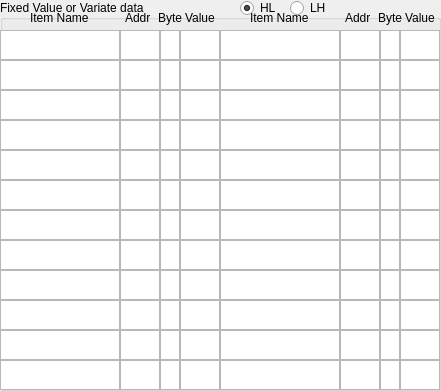
    <widget class="QGroupBox" name="groupBox_12">
     <property name="geometry">
      <rect>
       <x>0</x>
       <y>0</y>
       <width>441</width>
       <height>391</height>
      </rect>
     </property>
     <property name="title">
      <string>Fixed Value or Variate data</string>
     </property>
     <widget class="QTextEdit" name="OIS_info21">
      <property name="geometry">
       <rect>
        <x>220</x>
        <y>30</y>
        <width>120</width>
        <height>30</height>
       </rect>
      </property>
     </widget>
     <widget class="QTextEdit" name="OIS_info12">
      <property name="geometry">
       <rect>
        <x>120</x>
        <y>30</y>
        <width>40</width>
        <height>30</height>
       </rect>
      </property>
     </widget>
     <widget class="QTextEdit" name="OIS_info13">
      <property name="geometry">
       <rect>
        <x>160</x>
        <y>30</y>
        <width>20</width>
        <height>30</height>
       </rect>
      </property>
     </widget>
     <widget class="QTextEdit" name="OIS_info23">
      <property name="geometry">
       <rect>
        <x>380</x>
        <y>30</y>
        <width>20</width>
        <height>30</height>
       </rect>
      </property>
     </widget>
     <widget class="QTextEdit" name="OIS_info22">
      <property name="geometry">
       <rect>
        <x>340</x>
        <y>30</y>
        <width>40</width>
        <height>30</height>
       </rect>
      </property>
     </widget>
     <widget class="QTextEdit" name="OIS_info11">
      <property name="geometry">
       <rect>
        <x>0</x>
        <y>30</y>
        <width>120</width>
        <height>30</height>
       </rect>
      </property>
     </widget>
     <widget class="QLabel" name="label_54">
      <property name="geometry">
       <rect>
        <x>30</x>
        <y>10</y>
        <width>61</width>
        <height>16</height>
       </rect>
      </property>
      <property name="text">
       <string>Item Name</string>
      </property>
     </widget>
     <widget class="QLabel" name="label_70">
      <property name="geometry">
       <rect>
        <x>125</x>
        <y>10</y>
        <width>25</width>
        <height>16</height>
       </rect>
      </property>
      <property name="text">
       <string>Addr</string>
      </property>
     </widget>
     <widget class="QLabel" name="label_71">
      <property name="geometry">
       <rect>
        <x>250</x>
        <y>10</y>
        <width>61</width>
        <height>16</height>
       </rect>
      </property>
      <property name="text">
       <string>Item Name</string>
      </property>
     </widget>
     <widget class="QLabel" name="label_73">
      <property name="geometry">
       <rect>
        <x>345</x>
        <y>10</y>
        <width>25</width>
        <height>16</height>
       </rect>
      </property>
      <property name="text">
       <string>Addr</string>
      </property>
     </widget>
     <widget class="QTextEdit" name="OIS_info41">
      <property name="geometry">
       <rect>
        <x>220</x>
        <y>60</y>
        <width>120</width>
        <height>30</height>
       </rect>
      </property>
     </widget>
     <widget class="QTextEdit" name="OIS_info32">
      <property name="geometry">
       <rect>
        <x>120</x>
        <y>60</y>
        <width>40</width>
        <height>30</height>
       </rect>
      </property>
     </widget>
     <widget class="QTextEdit" name="OIS_info31">
      <property name="geometry">
       <rect>
        <x>0</x>
        <y>60</y>
        <width>120</width>
        <height>30</height>
       </rect>
      </property>
     </widget>
     <widget class="QTextEdit" name="OIS_info42">
      <property name="geometry">
       <rect>
        <x>340</x>
        <y>60</y>
        <width>40</width>
        <height>30</height>
       </rect>
      </property>
     </widget>
     <widget class="QTextEdit" name="OIS_info43">
      <property name="geometry">
       <rect>
        <x>380</x>
        <y>60</y>
        <width>20</width>
        <height>30</height>
       </rect>
      </property>
     </widget>
     <widget class="QTextEdit" name="OIS_info33">
      <property name="geometry">
       <rect>
        <x>160</x>
        <y>60</y>
        <width>20</width>
        <height>30</height>
       </rect>
      </property>
     </widget>
     <widget class="QTextEdit" name="OIS_info61">
      <property name="geometry">
       <rect>
        <x>220</x>
        <y>90</y>
        <width>120</width>
        <height>30</height>
       </rect>
      </property>
     </widget>
     <widget class="QTextEdit" name="OIS_info52">
      <property name="geometry">
       <rect>
        <x>120</x>
        <y>90</y>
        <width>40</width>
        <height>30</height>
       </rect>
      </property>
     </widget>
     <widget class="QTextEdit" name="OIS_info51">
      <property name="geometry">
       <rect>
        <x>0</x>
        <y>90</y>
        <width>120</width>
        <height>30</height>
       </rect>
      </property>
     </widget>
     <widget class="QTextEdit" name="OIS_info62">
      <property name="geometry">
       <rect>
        <x>340</x>
        <y>90</y>
        <width>40</width>
        <height>30</height>
       </rect>
      </property>
     </widget>
     <widget class="QTextEdit" name="OIS_info63">
      <property name="geometry">
       <rect>
        <x>380</x>
        <y>90</y>
        <width>20</width>
        <height>30</height>
       </rect>
      </property>
     </widget>
     <widget class="QTextEdit" name="OIS_info53">
      <property name="geometry">
       <rect>
        <x>160</x>
        <y>90</y>
        <width>20</width>
        <height>30</height>
       </rect>
      </property>
     </widget>
     <widget class="QTextEdit" name="OIS_info81">
      <property name="geometry">
       <rect>
        <x>220</x>
        <y>120</y>
        <width>120</width>
        <height>30</height>
       </rect>
      </property>
     </widget>
     <widget class="QTextEdit" name="OIS_info72">
      <property name="geometry">
       <rect>
        <x>120</x>
        <y>120</y>
        <width>40</width>
        <height>30</height>
       </rect>
      </property>
     </widget>
     <widget class="QTextEdit" name="OIS_info71">
      <property name="geometry">
       <rect>
        <x>0</x>
        <y>120</y>
        <width>120</width>
        <height>30</height>
       </rect>
      </property>
     </widget>
     <widget class="QTextEdit" name="OIS_info82">
      <property name="geometry">
       <rect>
        <x>340</x>
        <y>120</y>
        <width>40</width>
        <height>30</height>
       </rect>
      </property>
     </widget>
     <widget class="QTextEdit" name="OIS_info83">
      <property name="geometry">
       <rect>
        <x>380</x>
        <y>120</y>
        <width>20</width>
        <height>30</height>
       </rect>
      </property>
     </widget>
     <widget class="QTextEdit" name="OIS_info73">
      <property name="geometry">
       <rect>
        <x>160</x>
        <y>120</y>
        <width>20</width>
        <height>30</height>
       </rect>
      </property>
     </widget>
     <widget class="QTextEdit" name="OIS_info92">
      <property name="geometry">
       <rect>
        <x>120</x>
        <y>150</y>
        <width>40</width>
        <height>30</height>
       </rect>
      </property>
     </widget>
     <widget class="QTextEdit" name="OIS_info91">
      <property name="geometry">
       <rect>
        <x>0</x>
        <y>150</y>
        <width>120</width>
        <height>30</height>
       </rect>
      </property>
     </widget>
     <widget class="QTextEdit" name="OIS_info93">
      <property name="geometry">
       <rect>
        <x>160</x>
        <y>150</y>
        <width>20</width>
        <height>30</height>
       </rect>
      </property>
     </widget>
     <widget class="QTextEdit" name="OIS_info103">
      <property name="geometry">
       <rect>
        <x>380</x>
        <y>150</y>
        <width>20</width>
        <height>30</height>
       </rect>
      </property>
     </widget>
     <widget class="QTextEdit" name="OIS_info102">
      <property name="geometry">
       <rect>
        <x>340</x>
        <y>150</y>
        <width>40</width>
        <height>30</height>
       </rect>
      </property>
     </widget>
     <widget class="QTextEdit" name="OIS_info101">
      <property name="geometry">
       <rect>
        <x>220</x>
        <y>150</y>
        <width>120</width>
        <height>30</height>
       </rect>
      </property>
     </widget>
     <widget class="QTextEdit" name="OIS_info112">
      <property name="geometry">
       <rect>
        <x>120</x>
        <y>180</y>
        <width>40</width>
        <height>30</height>
       </rect>
      </property>
     </widget>
     <widget class="QTextEdit" name="OIS_info111">
      <property name="geometry">
       <rect>
        <x>0</x>
        <y>180</y>
        <width>120</width>
        <height>30</height>
       </rect>
      </property>
     </widget>
     <widget class="QTextEdit" name="OIS_info113">
      <property name="geometry">
       <rect>
        <x>160</x>
        <y>180</y>
        <width>20</width>
        <height>30</height>
       </rect>
      </property>
     </widget>
     <widget class="QTextEdit" name="OIS_info123">
      <property name="geometry">
       <rect>
        <x>380</x>
        <y>180</y>
        <width>20</width>
        <height>30</height>
       </rect>
      </property>
     </widget>
     <widget class="QTextEdit" name="OIS_info122">
      <property name="geometry">
       <rect>
        <x>340</x>
        <y>180</y>
        <width>40</width>
        <height>30</height>
       </rect>
      </property>
     </widget>
     <widget class="QTextEdit" name="OIS_info121">
      <property name="geometry">
       <rect>
        <x>220</x>
        <y>180</y>
        <width>120</width>
        <height>30</height>
       </rect>
      </property>
     </widget>
     <widget class="QTextEdit" name="OIS_info132">
      <property name="geometry">
       <rect>
        <x>120</x>
        <y>210</y>
        <width>40</width>
        <height>30</height>
       </rect>
      </property>
     </widget>
     <widget class="QTextEdit" name="OIS_info131">
      <property name="geometry">
       <rect>
        <x>0</x>
        <y>210</y>
        <width>120</width>
        <height>30</height>
       </rect>
      </property>
     </widget>
     <widget class="QTextEdit" name="OIS_info133">
      <property name="geometry">
       <rect>
        <x>160</x>
        <y>210</y>
        <width>20</width>
        <height>30</height>
       </rect>
      </property>
     </widget>
     <widget class="QTextEdit" name="OIS_info143">
      <property name="geometry">
       <rect>
        <x>380</x>
        <y>210</y>
        <width>20</width>
        <height>30</height>
       </rect>
      </property>
     </widget>
     <widget class="QTextEdit" name="OIS_info142">
      <property name="geometry">
       <rect>
        <x>340</x>
        <y>210</y>
        <width>40</width>
        <height>30</height>
       </rect>
      </property>
     </widget>
     <widget class="QTextEdit" name="OIS_info141">
      <property name="geometry">
       <rect>
        <x>220</x>
        <y>210</y>
        <width>120</width>
        <height>30</height>
       </rect>
      </property>
     </widget>
     <widget class="QTextEdit" name="OIS_info152">
      <property name="geometry">
       <rect>
        <x>120</x>
        <y>240</y>
        <width>40</width>
        <height>30</height>
       </rect>
      </property>
     </widget>
     <widget class="QTextEdit" name="OIS_info151">
      <property name="geometry">
       <rect>
        <x>0</x>
        <y>240</y>
        <width>120</width>
        <height>30</height>
       </rect>
      </property>
     </widget>
     <widget class="QTextEdit" name="OIS_info153">
      <property name="geometry">
       <rect>
        <x>160</x>
        <y>240</y>
        <width>20</width>
        <height>30</height>
       </rect>
      </property>
     </widget>
     <widget class="QTextEdit" name="OIS_info163">
      <property name="geometry">
       <rect>
        <x>380</x>
        <y>240</y>
        <width>20</width>
        <height>30</height>
       </rect>
      </property>
     </widget>
     <widget class="QTextEdit" name="OIS_info162">
      <property name="geometry">
       <rect>
        <x>340</x>
        <y>240</y>
        <width>40</width>
        <height>30</height>
       </rect>
      </property>
     </widget>
     <widget class="QTextEdit" name="OIS_info161">
      <property name="geometry">
       <rect>
        <x>220</x>
        <y>240</y>
        <width>120</width>
        <height>30</height>
       </rect>
      </property>
     </widget>
     <widget class="QTextEdit" name="OIS_info172">
      <property name="geometry">
       <rect>
        <x>120</x>
        <y>270</y>
        <width>40</width>
        <height>30</height>
       </rect>
      </property>
     </widget>
     <widget class="QTextEdit" name="OIS_info171">
      <property name="geometry">
       <rect>
        <x>0</x>
        <y>270</y>
        <width>120</width>
        <height>30</height>
       </rect>
      </property>
     </widget>
     <widget class="QTextEdit" name="OIS_info173">
      <property name="geometry">
       <rect>
        <x>160</x>
        <y>270</y>
        <width>20</width>
        <height>30</height>
       </rect>
      </property>
     </widget>
     <widget class="QTextEdit" name="OIS_info183">
      <property name="geometry">
       <rect>
        <x>380</x>
        <y>270</y>
        <width>20</width>
        <height>30</height>
       </rect>
      </property>
     </widget>
     <widget class="QTextEdit" name="OIS_info182">
      <property name="geometry">
       <rect>
        <x>340</x>
        <y>270</y>
        <width>40</width>
        <height>30</height>
       </rect>
      </property>
     </widget>
     <widget class="QTextEdit" name="OIS_info181">
      <property name="geometry">
       <rect>
        <x>220</x>
        <y>270</y>
        <width>120</width>
        <height>30</height>
       </rect>
      </property>
     </widget>
     <widget class="QLabel" name="label_72">
      <property name="geometry">
       <rect>
        <x>158</x>
        <y>10</y>
        <width>25</width>
        <height>16</height>
       </rect>
      </property>
      <property name="text">
       <string>Byte</string>
      </property>
     </widget>
     <widget class="QLabel" name="label_74">
      <property name="geometry">
       <rect>
        <x>378</x>
        <y>10</y>
        <width>25</width>
        <height>16</height>
       </rect>
      </property>
      <property name="text">
       <string>Byte</string>
      </property>
     </widget>
     <widget class="QTextEdit" name="OIS_info202">
      <property name="geometry">
       <rect>
        <x>340</x>
        <y>300</y>
        <width>40</width>
        <height>30</height>
       </rect>
      </property>
     </widget>
     <widget class="QTextEdit" name="OIS_info201">
      <property name="geometry">
       <rect>
        <x>220</x>
        <y>300</y>
        <width>120</width>
        <height>30</height>
       </rect>
      </property>
     </widget>
     <widget class="QTextEdit" name="OIS_info193">
      <property name="geometry">
       <rect>
        <x>160</x>
        <y>300</y>
        <width>20</width>
        <height>30</height>
       </rect>
      </property>
     </widget>
     <widget class="QTextEdit" name="OIS_info203">
      <property name="geometry">
       <rect>
        <x>380</x>
        <y>300</y>
        <width>20</width>
        <height>30</height>
       </rect>
      </property>
     </widget>
     <widget class="QTextEdit" name="OIS_info192">
      <property name="geometry">
       <rect>
        <x>120</x>
        <y>300</y>
        <width>40</width>
        <height>30</height>
       </rect>
      </property>
     </widget>
     <widget class="QTextEdit" name="OIS_info191">
      <property name="geometry">
       <rect>
        <x>0</x>
        <y>300</y>
        <width>120</width>
        <height>30</height>
       </rect>
      </property>
     </widget>
     <widget class="QTextEdit" name="OIS_info222">
      <property name="geometry">
       <rect>
        <x>340</x>
        <y>330</y>
        <width>40</width>
        <height>30</height>
       </rect>
      </property>
     </widget>
     <widget class="QTextEdit" name="OIS_info221">
      <property name="geometry">
       <rect>
        <x>220</x>
        <y>330</y>
        <width>120</width>
        <height>30</height>
       </rect>
      </property>
     </widget>
     <widget class="QTextEdit" name="OIS_info213">
      <property name="geometry">
       <rect>
        <x>160</x>
        <y>330</y>
        <width>20</width>
        <height>30</height>
       </rect>
      </property>
     </widget>
     <widget class="QTextEdit" name="OIS_info223">
      <property name="geometry">
       <rect>
        <x>380</x>
        <y>330</y>
        <width>20</width>
        <height>30</height>
       </rect>
      </property>
     </widget>
     <widget class="QTextEdit" name="OIS_info212">
      <property name="geometry">
       <rect>
        <x>120</x>
        <y>330</y>
        <width>40</width>
        <height>30</height>
       </rect>
      </property>
     </widget>
     <widget class="QTextEdit" name="OIS_info211">
      <property name="geometry">
       <rect>
        <x>0</x>
        <y>330</y>
        <width>120</width>
        <height>30</height>
       </rect>
      </property>
     </widget>
     <widget class="QTextEdit" name="OIS_info231">
      <property name="geometry">
       <rect>
        <x>0</x>
        <y>360</y>
        <width>120</width>
        <height>30</height>
       </rect>
      </property>
     </widget>
     <widget class="QTextEdit" name="OIS_info232">
      <property name="geometry">
       <rect>
        <x>120</x>
        <y>360</y>
        <width>40</width>
        <height>30</height>
       </rect>
      </property>
     </widget>
     <widget class="QTextEdit" name="OIS_info243">
      <property name="geometry">
       <rect>
        <x>380</x>
        <y>360</y>
        <width>20</width>
        <height>30</height>
       </rect>
      </property>
     </widget>
     <widget class="QTextEdit" name="OIS_info242">
      <property name="geometry">
       <rect>
        <x>340</x>
        <y>360</y>
        <width>40</width>
        <height>30</height>
       </rect>
      </property>
     </widget>
     <widget class="QTextEdit" name="OIS_info233">
      <property name="geometry">
       <rect>
        <x>160</x>
        <y>360</y>
        <width>20</width>
        <height>30</height>
       </rect>
      </property>
     </widget>
     <widget class="QTextEdit" name="OIS_info241">
      <property name="geometry">
       <rect>
        <x>220</x>
        <y>360</y>
        <width>120</width>
        <height>30</height>
       </rect>
      </property>
     </widget>
     <widget class="QTextEdit" name="OIS_info74">
      <property name="geometry">
       <rect>
        <x>180</x>
        <y>120</y>
        <width>40</width>
        <height>30</height>
       </rect>
      </property>
     </widget>
     <widget class="QTextEdit" name="OIS_info134">
      <property name="geometry">
       <rect>
        <x>180</x>
        <y>210</y>
        <width>40</width>
        <height>30</height>
       </rect>
      </property>
     </widget>
     <widget class="QTextEdit" name="OIS_info234">
      <property name="geometry">
       <rect>
        <x>180</x>
        <y>360</y>
        <width>40</width>
        <height>30</height>
       </rect>
      </property>
     </widget>
     <widget class="QTextEdit" name="OIS_info214">
      <property name="geometry">
       <rect>
        <x>180</x>
        <y>330</y>
        <width>40</width>
        <height>30</height>
       </rect>
      </property>
     </widget>
     <widget class="QTextEdit" name="OIS_info14">
      <property name="geometry">
       <rect>
        <x>180</x>
        <y>30</y>
        <width>40</width>
        <height>30</height>
       </rect>
      </property>
     </widget>
     <widget class="QTextEdit" name="OIS_info154">
      <property name="geometry">
       <rect>
        <x>180</x>
        <y>240</y>
        <width>40</width>
        <height>30</height>
       </rect>
      </property>
     </widget>
     <widget class="QTextEdit" name="OIS_info34">
      <property name="geometry">
       <rect>
        <x>180</x>
        <y>60</y>
        <width>40</width>
        <height>30</height>
       </rect>
      </property>
     </widget>
     <widget class="QTextEdit" name="OIS_info94">
      <property name="geometry">
       <rect>
        <x>180</x>
        <y>150</y>
        <width>40</width>
        <height>30</height>
       </rect>
      </property>
     </widget>
     <widget class="QTextEdit" name="OIS_info174">
      <property name="geometry">
       <rect>
        <x>180</x>
        <y>270</y>
        <width>40</width>
        <height>30</height>
       </rect>
      </property>
     </widget>
     <widget class="QTextEdit" name="OIS_info54">
      <property name="geometry">
       <rect>
        <x>180</x>
        <y>90</y>
        <width>40</width>
        <height>30</height>
       </rect>
      </property>
     </widget>
     <widget class="QTextEdit" name="OIS_info114">
      <property name="geometry">
       <rect>
        <x>180</x>
        <y>180</y>
        <width>40</width>
        <height>30</height>
       </rect>
      </property>
     </widget>
     <widget class="QTextEdit" name="OIS_info194">
      <property name="geometry">
       <rect>
        <x>180</x>
        <y>300</y>
        <width>40</width>
        <height>30</height>
       </rect>
      </property>
     </widget>
     <widget class="QTextEdit" name="OIS_info64">
      <property name="geometry">
       <rect>
        <x>400</x>
        <y>90</y>
        <width>40</width>
        <height>30</height>
       </rect>
      </property>
     </widget>
     <widget class="QTextEdit" name="OIS_info224">
      <property name="geometry">
       <rect>
        <x>400</x>
        <y>330</y>
        <width>40</width>
        <height>30</height>
       </rect>
      </property>
     </widget>
     <widget class="QTextEdit" name="OIS_info84">
      <property name="geometry">
       <rect>
        <x>400</x>
        <y>120</y>
        <width>40</width>
        <height>30</height>
       </rect>
      </property>
     </widget>
     <widget class="QTextEdit" name="OIS_info24">
      <property name="geometry">
       <rect>
        <x>400</x>
        <y>30</y>
        <width>40</width>
        <height>30</height>
       </rect>
      </property>
     </widget>
     <widget class="QTextEdit" name="OIS_info244">
      <property name="geometry">
       <rect>
        <x>400</x>
        <y>360</y>
        <width>40</width>
        <height>30</height>
       </rect>
      </property>
     </widget>
     <widget class="QTextEdit" name="OIS_info164">
      <property name="geometry">
       <rect>
        <x>400</x>
        <y>240</y>
        <width>40</width>
        <height>30</height>
       </rect>
      </property>
     </widget>
     <widget class="QTextEdit" name="OIS_info104">
      <property name="geometry">
       <rect>
        <x>400</x>
        <y>150</y>
        <width>40</width>
        <height>30</height>
       </rect>
      </property>
     </widget>
     <widget class="QTextEdit" name="OIS_info184">
      <property name="geometry">
       <rect>
        <x>400</x>
        <y>270</y>
        <width>40</width>
        <height>30</height>
       </rect>
      </property>
     </widget>
     <widget class="QTextEdit" name="OIS_info124">
      <property name="geometry">
       <rect>
        <x>400</x>
        <y>180</y>
        <width>40</width>
        <height>30</height>
       </rect>
      </property>
     </widget>
     <widget class="QTextEdit" name="OIS_info204">
      <property name="geometry">
       <rect>
        <x>400</x>
        <y>300</y>
        <width>40</width>
        <height>30</height>
       </rect>
      </property>
     </widget>
     <widget class="QTextEdit" name="OIS_info44">
      <property name="geometry">
       <rect>
        <x>400</x>
        <y>60</y>
        <width>40</width>
        <height>30</height>
       </rect>
      </property>
     </widget>
     <widget class="QTextEdit" name="OIS_info144">
      <property name="geometry">
       <rect>
        <x>400</x>
        <y>210</y>
        <width>40</width>
        <height>30</height>
       </rect>
      </property>
     </widget>
     <widget class="QLabel" name="label_180">
      <property name="geometry">
       <rect>
        <x>185</x>
        <y>10</y>
        <width>30</width>
        <height>16</height>
       </rect>
      </property>
      <property name="text">
       <string>Value</string>
      </property>
     </widget>
     <widget class="QLabel" name="label_181">
      <property name="geometry">
       <rect>
        <x>405</x>
        <y>10</y>
        <width>30</width>
        <height>16</height>
       </rect>
      </property>
      <property name="text">
       <string>Value</string>
      </property>
     </widget>
     <widget class="QRadioButton" name="OIS_HL">
      <property name="geometry">
       <rect>
        <x>240</x>
        <y>0</y>
        <width>41</width>
        <height>16</height>
       </rect>
      </property>
      <property name="text">
       <string>HL</string>
      </property>
      <property name="checked">
       <bool>true</bool>
      </property>
      <attribute name="buttonGroup">
       <string notr="true">buttonGroup_4</string>
      </attribute>
     </widget>
     <widget class="QRadioButton" name="OIS_LH">
      <property name="geometry">
       <rect>
        <x>290</x>
        <y>0</y>
        <width>41</width>
        <height>16</height>
       </rect>
      </property>
      <property name="text">
       <string>LH</string>
      </property>
      <attribute name="buttonGroup">
       <string notr="true">buttonGroup_4</string>
      </attribute>
     </widget>
    </widget>
